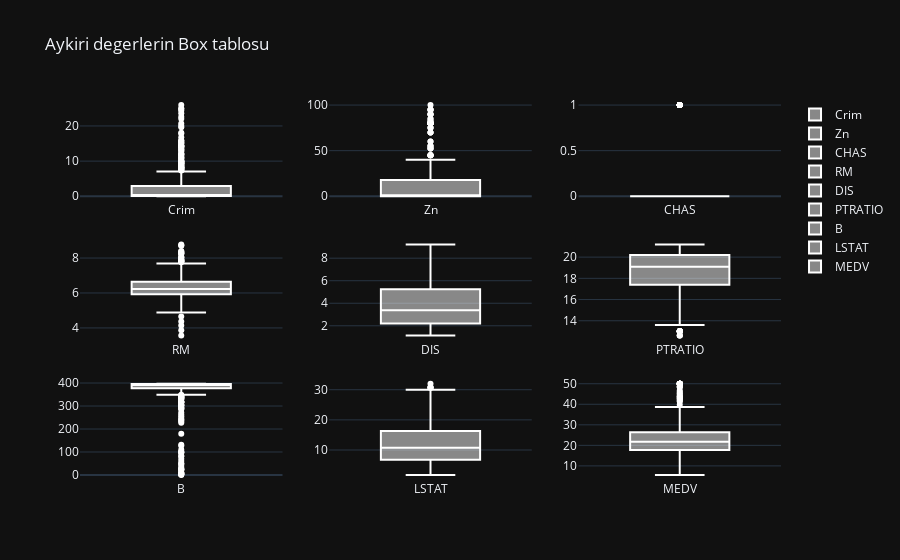

This figure's notebook cell:
### Code cell
fig=make_subplots(rows=3,cols=3)

fig.add_trace(go.Box(y=df["CRIM"].values , name= "Crim", marker_color="white"),row=1,col=1)
fig.add_trace(go.Box(y=df["ZN"].values , name= "Zn", marker_color="white"),row=1,col=2)
fig.add_trace(go.Box(y=df["CHAS"].values , name= "CHAS", marker_color="white"),row=1,col=3)
fig.add_trace(go.Box(y=df["RM"].values , name= "RM", marker_color="white"),row=2,col=1)
fig.add_trace(go.Box(y=df["DIS"].values , name= "DIS", marker_color="white"),row=2,col=2)
fig.add_trace(go.Box(y=df["PTRATIO"].values , name= "PTRATIO", marker_color="white"),row=2,col=3)
fig.add_trace(go.Box(y=df["B"].values , name= "B", marker_color="white"),row=3,col=1)
fig.add_trace(go.Box(y=df["LSTAT"].values , name= "LSTAT", marker_color="white"),row=3,col=2)
fig.add_trace(go.Box(y=df["MEDV"].values , name= "MEDV", marker_color="white"),row=3,col=3)

fig.update_layout(
    title="Aykiri degerlerin Box tablosu ",
    template="plotly_dark"
)
fig.show()

### Figure 1 — Plotly figure (JSON) as saved in the notebook; plotly's stock layout.template omitted (floating-point values rounded to 4 significant figures; data arrays with more than 128 entries replaced by an {"elided": "..."} marker saying what was removed)
{"data": [{"marker": {"color": "white"}, "name": "Crim", "type": "box", "xaxis": "x", "y": {"elided": "471 float values"}, "yaxis": "y"}, {"marker": {"color": "white"}, "name": "Zn", "type": "box", "xaxis": "x2", "y": {"elided": "471 float values"}, "yaxis": "y2"}, {"marker": {"color": "white"}, "name": "CHAS", "type": "box", "xaxis": "x3", "y": {"elided": "471 int values"}, "yaxis": "y3"}, {"marker": {"color": "white"}, "name": "RM", "type": "box", "xaxis": "x4", "y": {"elided": "471 float values"}, "yaxis": "y4"}, {"marker": {"color": "white"}, "name": "DIS", "type": "box", "xaxis": "x5", "y": {"elided": "471 float values"}, "yaxis": "y5"}, {"marker": {"color": "white"}, "name": "PTRATIO", "type": "box", "xaxis": "x6", "y": {"elided": "471 float values"}, "yaxis": "y6"}, {"marker": {"color": "white"}, "name": "B", "type": "box", "xaxis": "x7", "y": {"elided": "471 float values"}, "yaxis": "y7"}, {"marker": {"color": "white"}, "name": "LSTAT", "type": "box", "xaxis": "x8", "y": {"elided": "471 float values"}, "yaxis": "y8"}, {"marker": {"color": "white"}, "name": "MEDV", "type": "box", "xaxis": "x9", "y": {"elided": "471 float values"}, "yaxis": "y9"}], "layout": {"title": {"text": "Aykiri degerlerin Box tablosu "}, "xaxis": {"anchor": "y", "domain": [0, 0.2889]}, "xaxis2": {"anchor": "y2", "domain": [0.3556, 0.6444]}, "xaxis3": {"anchor": "y3", "domain": [0.7111, 1]}, "xaxis4": {"anchor": "y4", "domain": [0, 0.2889]}, "xaxis5": {"anchor": "y5", "domain": [0.3556, 0.6444]}, "xaxis6": {"anchor": "y6", "domain": [0.7111, 1]}, "xaxis7": {"anchor": "y7", "domain": [0, 0.2889]}, "xaxis8": {"anchor": "y8", "domain": [0.3556, 0.6444]}, "xaxis9": {"anchor": "y9", "domain": [0.7111, 1]}, "yaxis": {"anchor": "x", "domain": [0.7333, 1]}, "yaxis2": {"anchor": "x2", "domain": [0.7333, 1]}, "yaxis3": {"anchor": "x3", "domain": [0.7333, 1]}, "yaxis4": {"anchor": "x4", "domain": [0.3667, 0.6333]}, "yaxis5": {"anchor": "x5", "domain": [0.3667, 0.6333]}, "yaxis6": {"anchor": "x6", "domain": [0.3667, 0.6333]}, "yaxis7": {"anchor": "x7", "domain": [0, 0.2667]}, "yaxis8": {"anchor": "x8", "domain": [0, 0.2667]}, "yaxis9": {"anchor": "x9", "domain": [0, 0.2667]}}}
